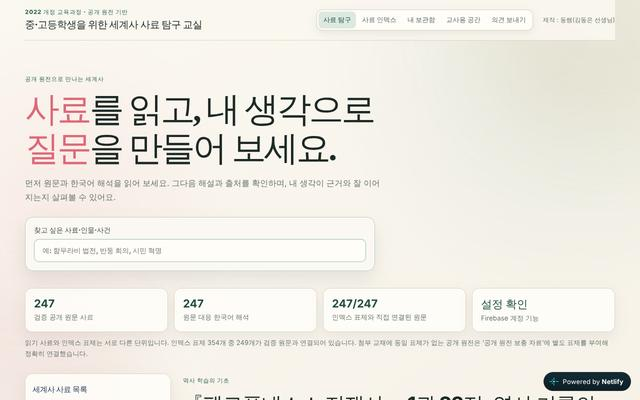
#> input picture history-worksheet/shots/sources.jpg, 640 x 400 px
$ python -i thumbnail.py   (imports and definitions only)
#> lines starting #> are read from the running program, lines starting #| are printed output that depends on the picture
#> further down, picture is the input picture: PIL image 640x400 RGB; mean R, G, B 238, 235, 227.8
"""1280×720 유튜브 썸네일: 배경 사진 + 굵은 두 줄 문구(둘째 줄 강조색) + 선택 배지."""

from __future__ import annotations

import io
import sys
from pathlib import Path

from PIL import Image, ImageDraw, ImageFilter, ImageFont

W, H = 1280, 720
FONT_CANDIDATES = [
    r"C:\Windows\Fonts\malgunbd.ttf",
    r"C:\Windows\Fonts\malgun.ttf",
    "/System/Library/Fonts/AppleSDGothicNeo.ttc",
    "/Library/Fonts/NanumGothicExtraBold.ttf",
    "/usr/share/fonts/opentype/noto/NotoSansCJK-Black.ttc",
    "/usr/share/fonts/opentype/noto/NotoSansCJK-Bold.ttc",
    "/usr/share/fonts/noto-cjk/NotoSansCJK-Bold.ttc",
    "/usr/share/fonts/truetype/nanum/NanumGothicExtraBold.ttf",
    "/usr/share/fonts/truetype/nanum/NanumGothicBold.ttf",
    "/usr/share/fonts/truetype/wqy/wqy-zenhei.ttc",
]
THEMES = {
    "yellow": ("#FFFFFF", "#FFE14D"),
    "red": ("#FFFFFF", "#FF4D4D"),
    "sky": ("#FFFFFF", "#5CE1FF"),
}


# [11 lines left out: functions find_font, _font, not called in this run]


def _cover(img: Image.Image) -> Image.Image:
    """배경을 16:9로 가운데 잘라 꽉 채웁니다."""
    img = img.convert("RGB")
    scale = max(W / img.width, H / img.height)
#> scale = 2
    img = img.resize((max(W, round(img.width * scale)), max(H, round(img.height * scale))), Image.LANCZOS)
    left, top = (img.width - W) // 2, (img.height - H) // 2
#> left = 0; top = 40
    return img.crop((left, top, left + W, top + H))
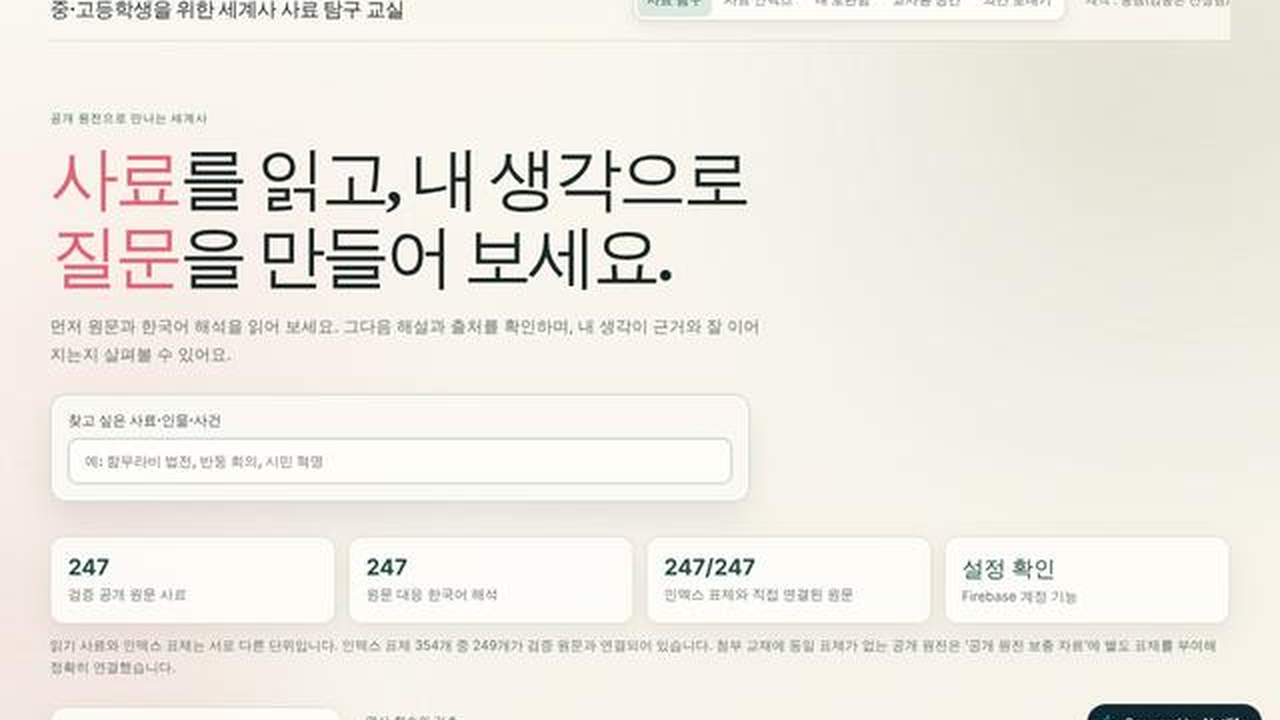
#> returned value: PIL image 1280x720 RGB; mean R, G, B 238.3, 235.1, 227.9


# [58 lines left out: functions _gradient, render, font_warning, not called in this run]

>>> from PIL import Image
>>> picture = Image.open('../history-worksheet/shots/sources.jpg')
>>> result = _cover(picture)

$ run again, on history-worksheet/shots/agora.jpg
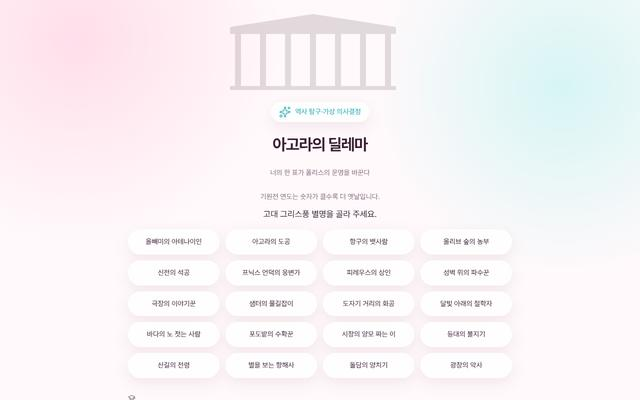
#> input picture history-worksheet/shots/agora.jpg, 640 x 400 px
#> picture is the input picture: PIL image 640x400 RGB; mean R, G, B 247.3, 243.3, 245.8
#> in _cover, `return img.crop((left, top, left + W, top + H))`:
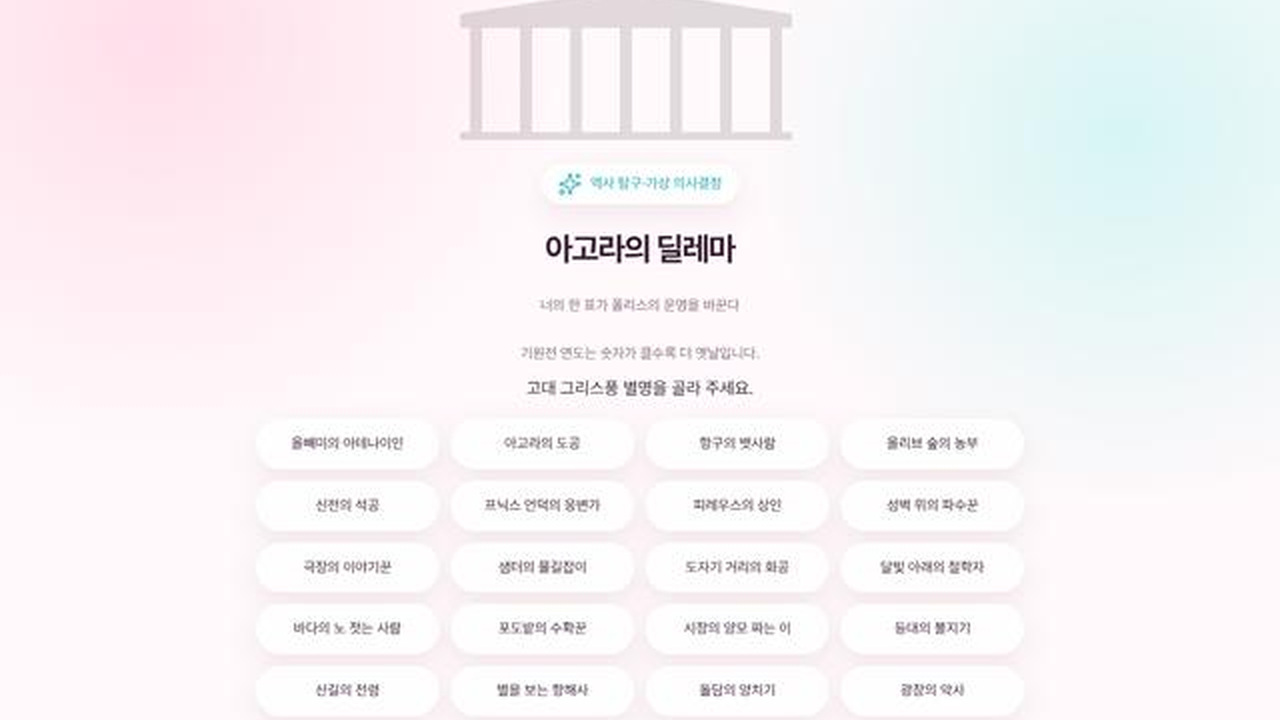
#> returned value: PIL image 1280x720 RGB; mean R, G, B 246.9, 243.2, 245.6

$ run again, on history-worksheet/shots/coldwar.jpg
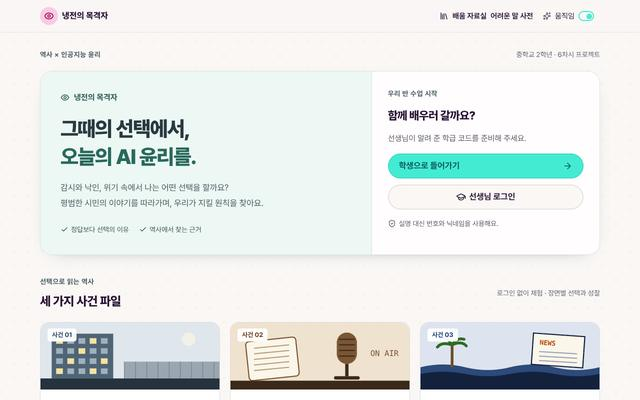
#> input picture history-worksheet/shots/coldwar.jpg, 640 x 400 px
#> picture is the input picture: PIL image 640x400 RGB; mean R, G, B 228.8, 233, 231.1
#> in _cover, `return img.crop((left, top, left + W, top + H))`:
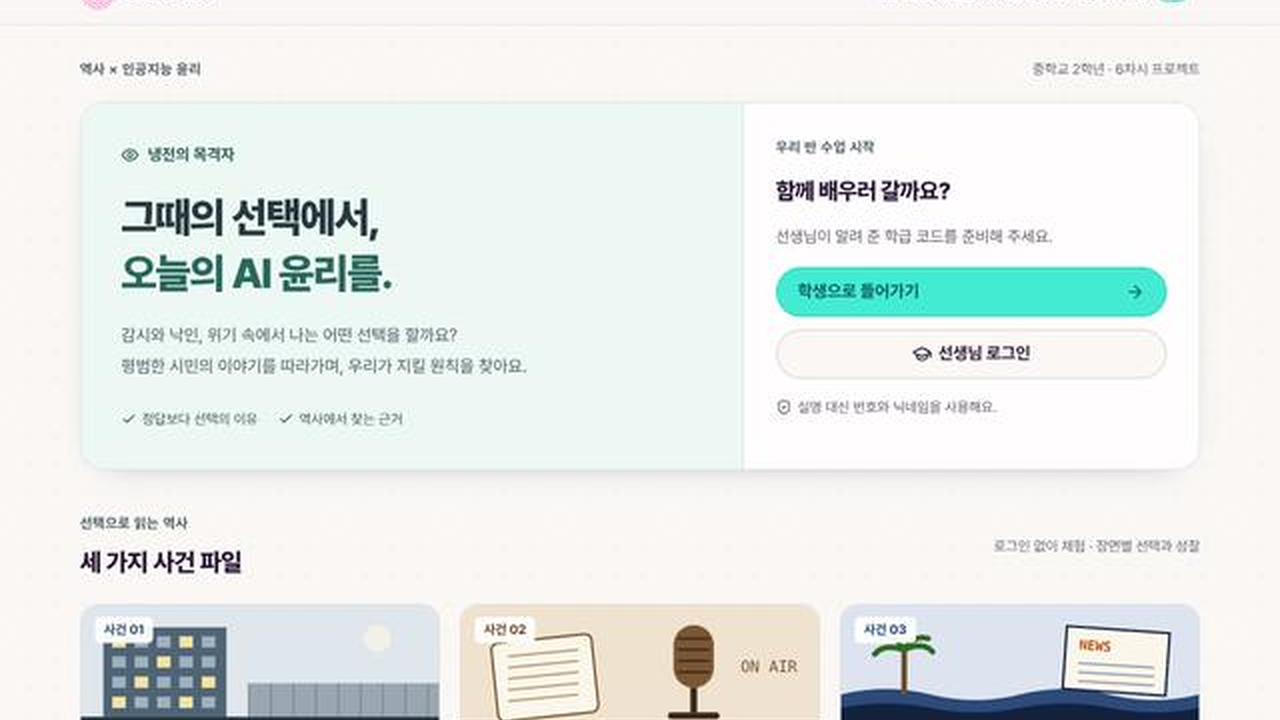
#> returned value: PIL image 1280x720 RGB; mean R, G, B 231.4, 236.2, 234
